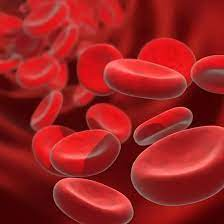
#> input picture download.jpg, 224 x 224 px
$ python 12.HistogramEqualization.py
#> lines starting #> are read from the running program, lines starting #| are printed output that depends on the picture
import cv2
import matplotlib.pyplot as plt

# Load the input image
img = cv2.imread('download.jpg', 0)
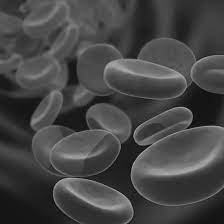
#> img: shape (224, 224); min 5, max 175, mean 69.2

# Apply histogram equalization
equalized_img = cv2.equalizeHist(img)
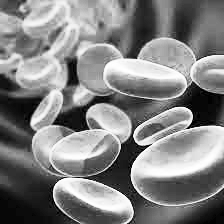
#> equalized_img: shape (224, 224); min 0, max 255, mean 128.8

# Calculate histograms
hist_original = cv2.calcHist([img], [0], None, [256], [0, 256])
#> hist_original = 256 values, max 958 at index 47, min 0 at index 0, mean 196
hist_equalized = cv2.calcHist([equalized_img], [0], None, [256], [0, 256])
#> hist_equalized = 256 values, max 958 at index 64, min 0 at index 3, mean 196

# Create a figure with 2 rows and 2 columns
plt.figure(figsize=(12, 10))

# Plot the original image
plt.subplot(2, 2, 1)
plt.imshow(img, cmap='gray')
plt.title('Original Image')

# Plot the equalized image
plt.subplot(2, 2, 2)
plt.imshow(equalized_img, cmap='gray')
plt.title('Equalized Image')

# Plot the histogram of the original image
plt.subplot(2, 2, 3)
plt.plot(hist_original, color='black')
plt.title('Original Image Histogram')
plt.xlabel('Pixel Intensity')
plt.ylabel('Frequency')

# Plot the histogram of the equalized image
plt.subplot(2, 2, 4)
plt.plot(hist_equalized, color='black')
plt.title('Equalized Image Histogram')
plt.xlabel('Pixel Intensity')
plt.ylabel('Frequency')

plt.tight_layout()
plt.show()
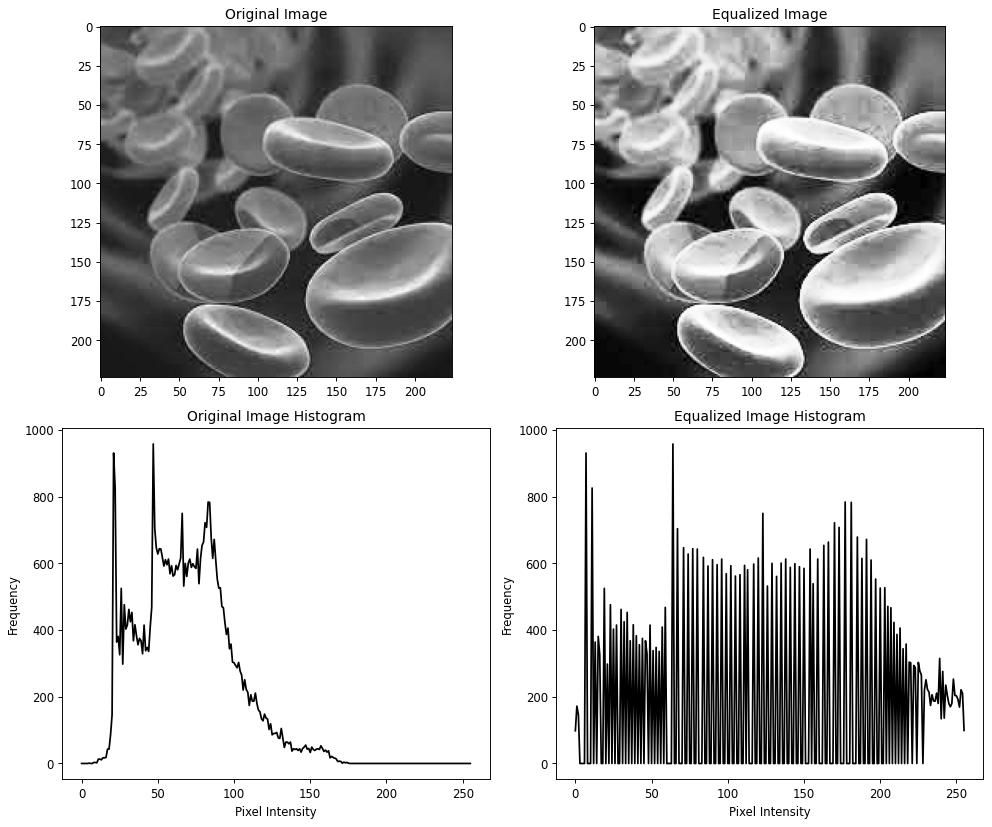
#> figure drawn by matplotlib, 4 panels; panel 3: curve peaks at x = 47, y = 958; panel 4: curve peaks at x = 64, y = 958
